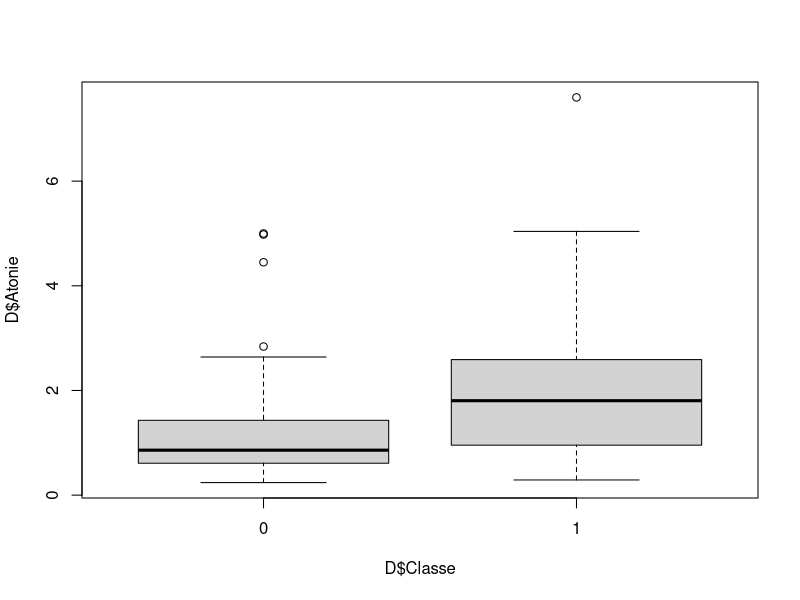
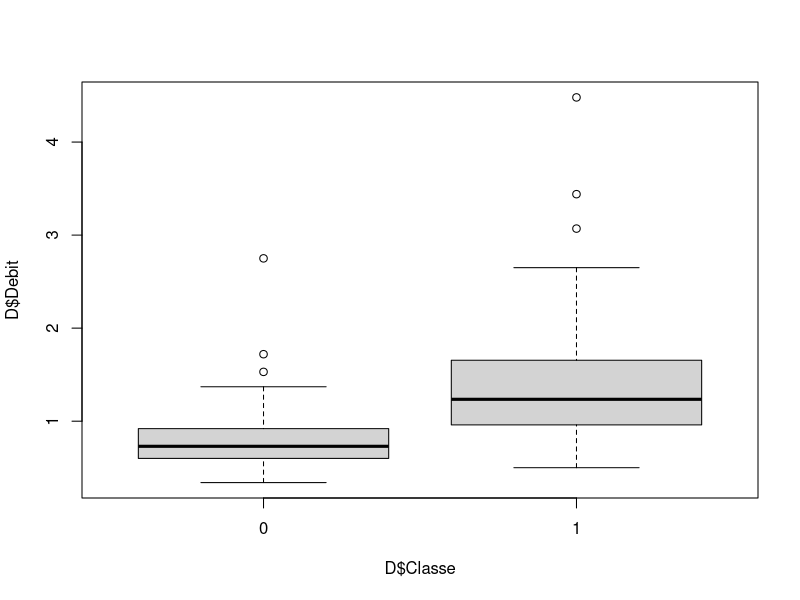
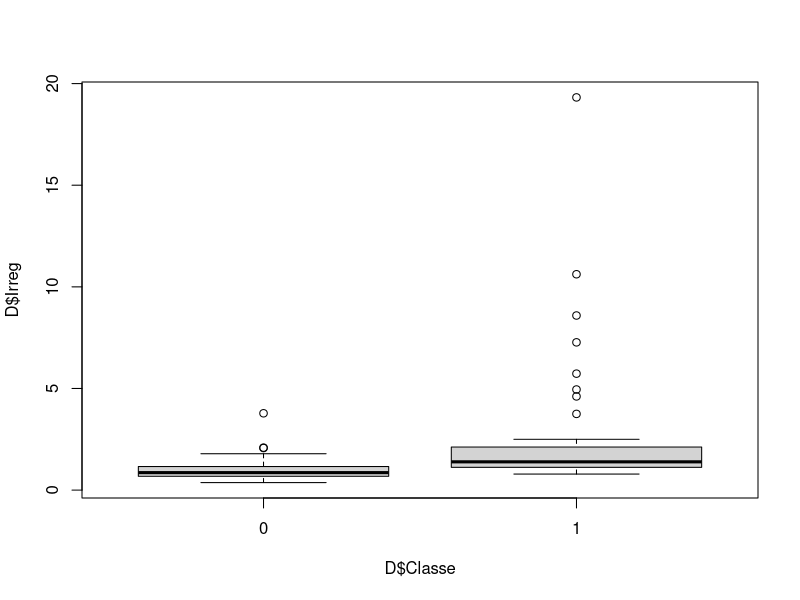
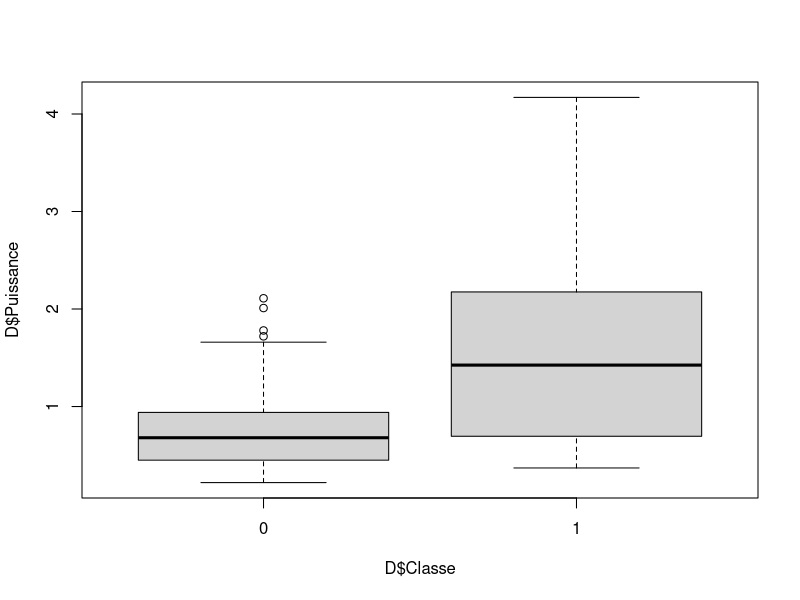
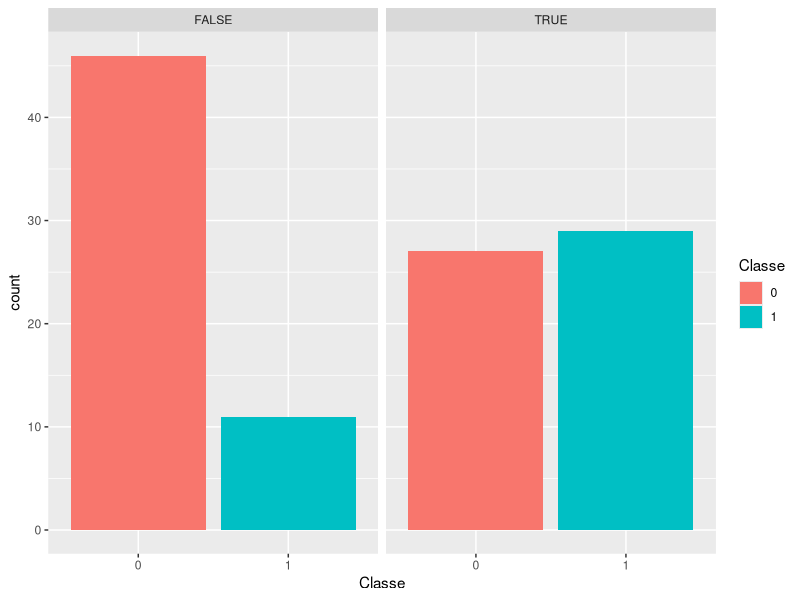
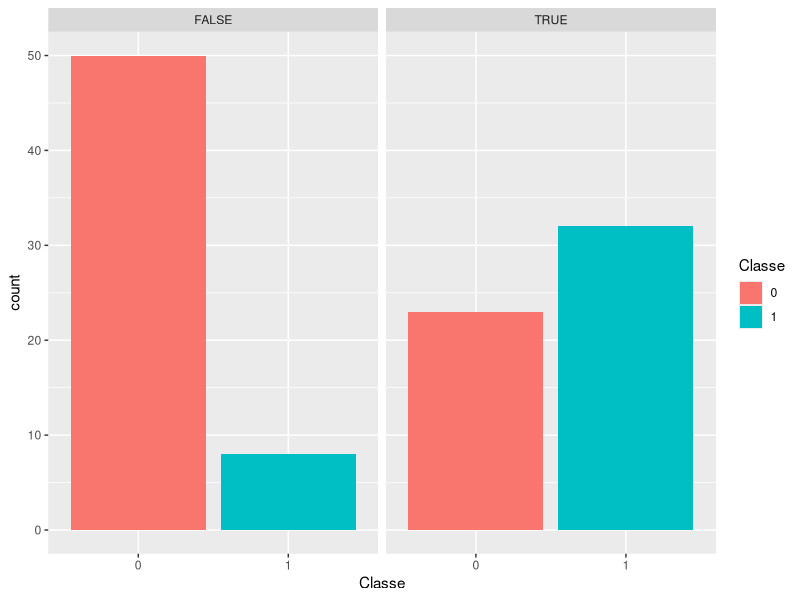
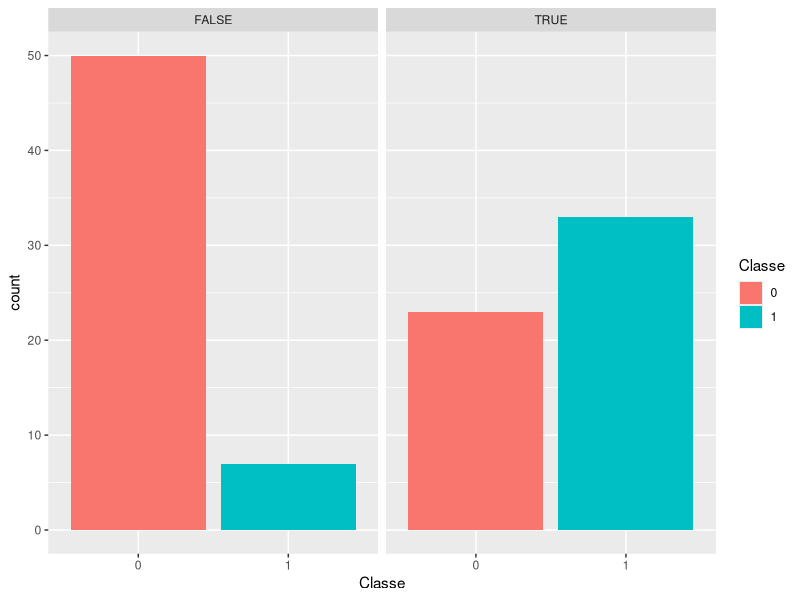
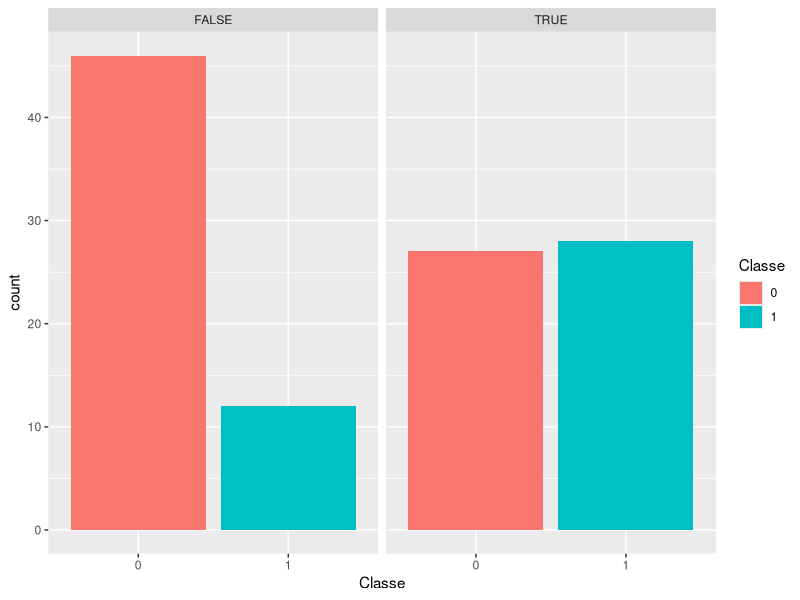

The R script that drew these images, in order:
library(ggplot2)
###TEST AVEC UNE INTERPRETATION BINAIRE
D <- read.table("Voice4PD.csv",header=T,sep=";",dec=",",as.is=T)
D[,1] <- NULL
colnames(D) <- c("Classe","Atonie","Debit","Irreg","Puissance")
D$Classe[D$Classe %in% c('HC','PD')]<-0
D$Classe[D$Classe %in% c('MSA','PSP')]<-1
D[,1] <- as.factor(D[,1])
summary(D)


plot(D$Atonie ~ D$Classe)
plot(D$Debit ~ D$Classe)
plot(D$Irreg ~ D$Classe)
plot(D$Puissance ~ D$Classe)


ggplot(data = D, mapping = aes(x = Classe, fill = Classe)) + geom_bar(position ="dodge") + facet_wrap(~(Atonie>median(Atonie)))   
#On observe un effet de la variable Atonie sur la reponse

ggplot(data = D, mapping = aes(x = Classe, fill = Classe)) + geom_bar(position ="dodge") + facet_wrap(~(Debit>median(Debit)))
#On observe un effet de la variable Debit sur la reponse

ggplot(data = D, mapping = aes(x = Classe, fill = Classe)) + geom_bar(position ="dodge") + facet_wrap(~(Irreg>median(Irreg)))
#On observe un effet de la variable Irreg sur la reponse

ggplot(data = D, mapping = aes(x = Classe, fill = Classe)) + geom_bar(position ="dodge") + facet_wrap(~(Puissance>median(Puissance)))
#On observe un effet de la variable Puissance sur la reponse

ggplot(data = D, mapping = aes(x = Classe, fill = Classe)) + geom_bar(position ="dodge") + facet_wrap(~(Atonie>median(Atonie))+(Debit>median(Debit)))    
ggplot(data = D, mapping = aes(x = Classe, fill = Classe)) + geom_bar(position ="dodge") + facet_wrap(~(Atonie>median(Atonie))+(Irreg>median(Irreg)))    
ggplot(data = D, mapping = aes(x = Classe, fill = Classe)) + geom_bar(position ="dodge") + facet_wrap(~(Atonie>median(Atonie))+(Puissance>median(Puissance)))    
ggplot(data = D, mapping = aes(x = Classe, fill = Classe)) + geom_bar(position ="dodge") + facet_wrap(~(Debit>median(Debit))+(Irreg>median(Irreg)))    
ggplot(data = D, mapping = aes(x = Classe, fill = Classe)) + geom_bar(position ="dodge") + facet_wrap(~(Debit>median(Debit))+(Puissance>median(Puissance)))    
ggplot(data = D, mapping = aes(x = Classe, fill = Classe)) + geom_bar(position ="dodge") + facet_wrap(~(Irreg>median(Irreg))+(Puissance>median(Puissance)))

#Modele logistique
RegLog <- glm(Classe ~ ., family = binomial, data = D)
summary(RegLog)
p <- predict(RegLog, type = "response")
predictTab <- table(p > 0.5, D$Classe)
print(predictTab)
classRate <- sum(diag(predictTab))/sum(predictTab)
print(classRate)


v1 <- c(3.11,2.37,1.19,1.10)
v2 <- c(1,2.86,1.39,1.64)
v3 <- c(1.73,2.02,0.87,1.45)

new_val <- data.frame(Atonie=c(3.11,1,1.73), Debit=c(2.37,2.86,2.02),Irreg=c(1.19,1.39,0.87),Puissance=c(1.10,1.64,1.45))
summary(new_val)

pred <- c(predict(RegLog, new_val, type = "response") > 0.5)
print(pred)


RegLogStep = step(RegLog,direction="backward")
